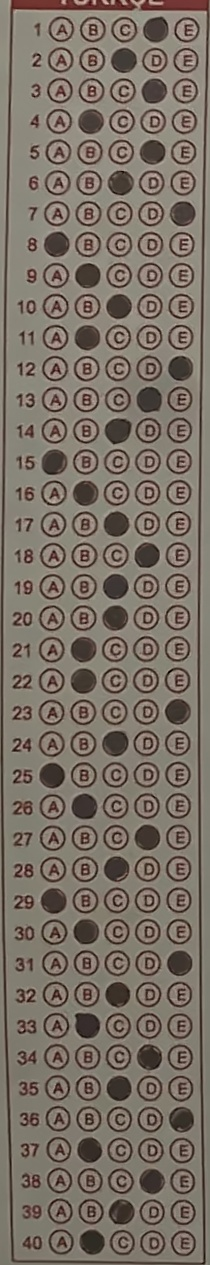
#> input picture backend/debug_images/bolge_turkce.jpg, 210 x 1265 px
$ python analyze_bubbles.py
#> lines starting #> are read from the running program, lines starting #| are printed output that depends on the picture; after the words box and inside, x2 and y2 are one past the last pixel; in counts of white or black regions, pixels touching at a corner belong together
"""
Baloncuk algılama analizi - sorunları tespit etmek için
"""
import cv2
import numpy as np

def analyze_region(img_path, region_name):
    """Bir bölgeyi analiz et"""
#> called with img_path = 'debug_images/bolge_turkce.jpg', region_name = 'turkce'
    img = cv2.imread(img_path)
#> img is the input picture: shape (1265, 210, 3); mean B, G, R 101.8, 112.2, 122.5
    if img is None:
        print(f"❌ {region_name}: Görüntü yüklenemedi")
        return

    h, w = img.shape[:2]
#> h = 1265; w = 210
    print(f"\n{'='*50}")
    print(f"📊 {region_name.upper()} ANALİZİ")
    print(f"{'='*50}")
    print(f"Boyut: {w}x{h}")
#| Boyut: 210x1265

    # Gri tonlama
    gri = cv2.cvtColor(img, cv2.COLOR_BGR2GRAY)

    # Parlaklık analizi
    avg_brightness = np.mean(gri)
#> avg_brightness = 114.1
    print(f"Ortalama Parlaklık: {avg_brightness:.1f}")
#| Ortalama Parlaklık: 114.1

    # Farklı threshold yöntemleri dene
    blurred = cv2.GaussianBlur(gri, (5, 5), 0)
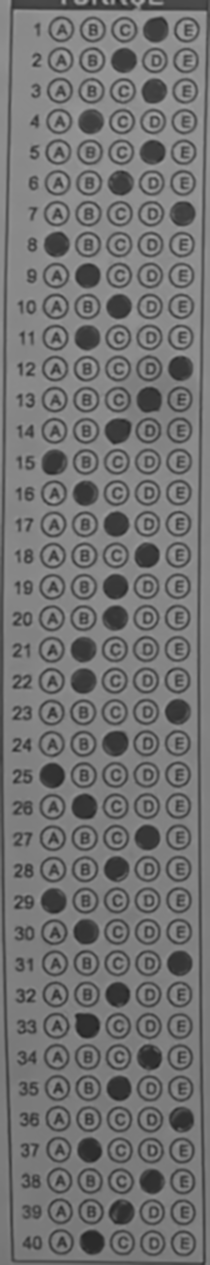
#> blurred: shape (1265, 210); min 36, max 170, mean 114

    # Yöntem 1: Adaptive Threshold
    thresh1 = cv2.adaptiveThreshold(blurred, 255, cv2.ADAPTIVE_THRESH_GAUSSIAN_C, cv2.THRESH_BINARY_INV, 15, 2)
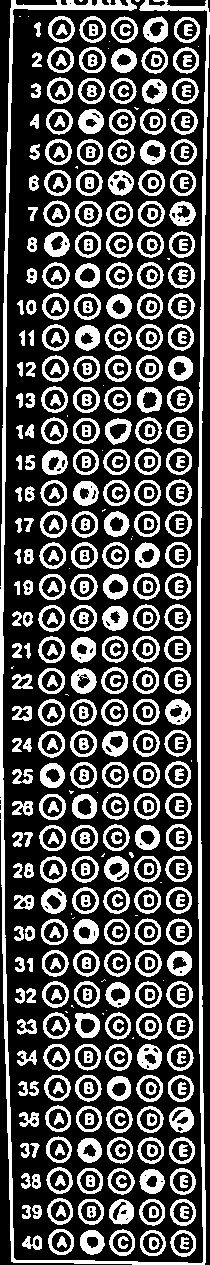
#> thresh1: shape (1265, 210); 32.3% white; 459 white regions (35 under 20 px)
    cnts1, _ = cv2.findContours(thresh1.copy(), cv2.RETR_EXTERNAL, cv2.CHAIN_APPROX_SIMPLE)
#> cnts1 = 299 contours, 36 with area under 20; largest, box (x1, y1, x2, y2) and area: (0, 0, 210, 1265) 7740, (71, 856, 99, 883) 541, (70, 730, 97, 757) 539, (70, 605, 97, 632) 538, (40, 511, 67, 538) 538

    # Yöntem 2: Otsu
    _, thresh2 = cv2.threshold(blurred, 0, 255, cv2.THRESH_BINARY_INV + cv2.THRESH_OTSU)
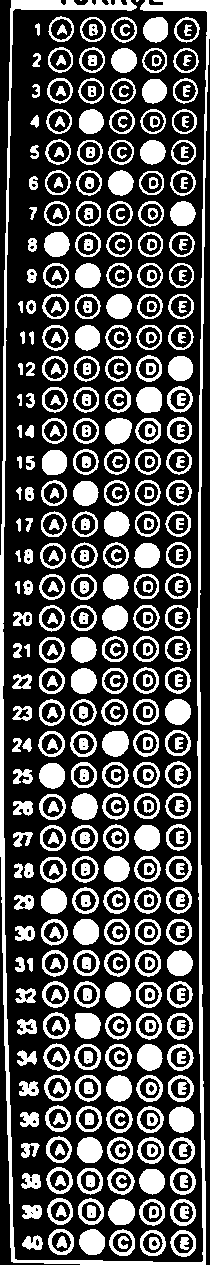
#> thresh2: shape (1265, 210); 32.4% white; 416 white regions (2 under 20 px)
    cnts2, _ = cv2.findContours(thresh2.copy(), cv2.RETR_EXTERNAL, cv2.CHAIN_APPROX_SIMPLE)
#> cnts2 = 257 contours, 2 with area under 20; largest, box (x1, y1, x2, y2) and area: (0, 0, 210, 1265) 7626, (43, 1012, 70, 1039) 532, (105, 1044, 132, 1071) 530, (137, 1137, 164, 1164) 528, (136, 1075, 163, 1102) 526

    # Yöntem 3: Sabit eşik
    _, thresh3 = cv2.threshold(blurred, 200, 255, cv2.THRESH_BINARY_INV)
#> thresh3: shape (1265, 210); every value is 255
    cnts3, _ = cv2.findContours(thresh3.copy(), cv2.RETR_EXTERNAL, cv2.CHAIN_APPROX_SIMPLE)
#> cnts3 = [[[0, 0], [0, 1264], [209, 1264], [209, 0]]]

    print(f"\nKontur Sayıları:")
    print(f"  Adaptive: {len(cnts1)}")
#|   Adaptive: 299
    print(f"  Otsu: {len(cnts2)}")
#|   Otsu: 257
    print(f"  Sabit(200): {len(cnts3)}")
#|   Sabit(200): 1

    # Boyut analizi
    min_w = w / 50
#> min_w = 4.2
    max_w = w / 3
#> max_w = 70

    for name, cnts in [("Adaptive", cnts1), ("Otsu", cnts2), ("Sabit", cnts3)]:
        kare_ish = []
        for c in cnts:
            (x, y, wb, hb) = cv2.boundingRect(c)
            ar = wb / float(hb) if hb > 0 else 0
            if 0.5 <= ar <= 1.5 and wb >= min_w and hb >= min_w and wb <= max_w:
                kare_ish.append((wb, hb))

        if kare_ish:
            widths = [b[0] for b in kare_ish]
            print(f"\n  {name} Kare-ish: {len(kare_ish)}")
            print(f"    Min genişlik: {min(widths):.1f}")
            print(f"    Max genişlik: {max(widths):.1f}")
            print(f"    Ortalama: {sum(widths)/len(widths):.1f}")
        else:
            print(f"\n  {name} Kare-ish: 0")
#> this loop made 3 passes
#> (name, cnts) on pass 3: ('Sabit', [[[0, 0], [0, 1264], [209, 1264], [209, 0]]])
#|   Adaptive Kare-ish: 250
#|     Min genişlik: 5.0
#|     Max genişlik: 28.0
#|     Ortalama: 23.5
#|   Otsu Kare-ish: 241
#|     Min genişlik: 6.0
#|     Max genişlik: 28.0
#|     Ortalama: 24.0
#|   Sabit Kare-ish: 0

    print(f"\nEşik değerleri: min_w={min_w:.1f}, max_w={max_w:.1f}")
#| Eşik değerleri: min_w=4.2, max_w=70.0

    # HoughCircles ile daire tespiti dene
    circles = cv2.HoughCircles(
        blurred,
        cv2.HOUGH_GRADIENT,
        dp=1,
        minDist=int(w/20),
        param1=50,
        param2=30,
        minRadius=int(w/60),
        maxRadius=int(w/8)
    )
#> circles = 187 rows, first 8: [177.5, 742.5, 13.2], [56.5, 1056.5, 13.2], [178.5, 868.5, 13.2], [84.5, 868.5, 13.6], [177.5, 711.5, 13], [182.5, 213.5, 12.2], [83.5, 617.5, 13], [119.5, 1149.5, 12.7]

    if circles is not None:
        print(f"\nHoughCircles: {len(circles[0])} daire bulundu")
#| HoughCircles: 187 daire bulundu
    else:
        print(f"\nHoughCircles: Daire bulunamadı")

    # Debug görüntüleri kaydet
    cv2.imwrite(f"debug_images/analyze_{region_name}_thresh_adaptive.jpg", thresh1)
    cv2.imwrite(f"debug_images/analyze_{region_name}_thresh_otsu.jpg", thresh2)
    cv2.imwrite(f"debug_images/analyze_{region_name}_thresh_fixed.jpg", thresh3)

    # Konturları çiz
    debug_img = img.copy()
    for c in cnts1:
        (x, y, wb, hb) = cv2.boundingRect(c)
        ar = wb / float(hb) if hb > 0 else 0
        if 0.5 <= ar <= 1.5 and wb >= min_w and hb >= min_w and wb <= max_w:
            cv2.rectangle(debug_img, (x, y), (x+wb, y+hb), (0, 255, 0), 2)
#> this loop made 299 passes
#> (x, y, wb, hb, ar) on passes 1 to 3: (22, 1235, 20, 15, 1.33), (170, 1230, 26, 27, 0.963), (140, 1230, 26, 26, 1)
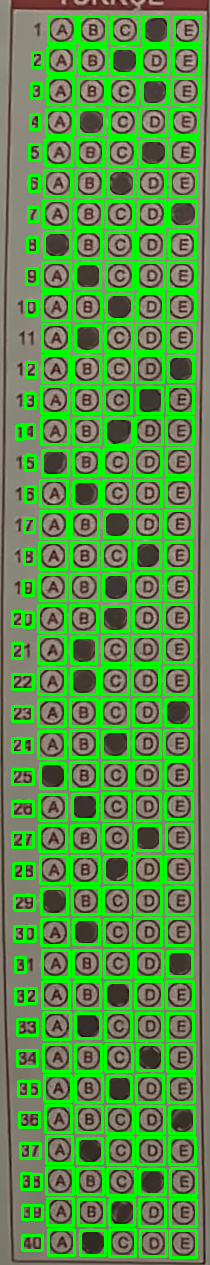
#> debug_img: shape (1265, 210, 3); mean B, G, R 71.6, 146.3, 87.3
    cv2.imwrite(f"debug_images/analyze_{region_name}_contours.jpg", debug_img)

if __name__ == "__main__":
    regions = [
        ("debug_images/bolge_turkce.jpg", "turkce"),
        ("debug_images/bolge_matematik.jpg", "matematik"),
        ("debug_images/bolge_fen.jpg", "fen"),
        ("debug_images/bolge_sosyal.jpg", "sosyal")
    ]

    for path, name in regions:
        analyze_region(path, name)
#> pass 2 of the loop `for path, name in regions:`:
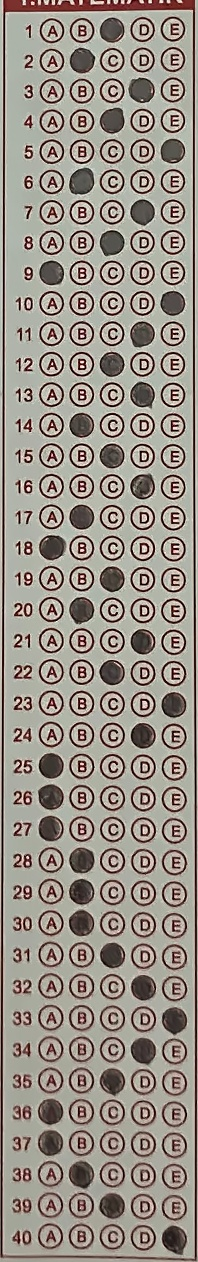
#> input picture backend/debug_images/bolge_matematik.jpg, 198 x 1262 px
#> in analyze_region, img is the input picture: shape (1262, 198, 3); mean B, G, R 135.9, 145, 153.4
#| Boyut: 198x1262
#> gri: shape (1262, 198)
#> avg_brightness = 146.5
#| Ortalama Parlaklık: 146.5
#> blurred: shape (1262, 198)
#> in analyze_region (call 2), `thresh1 = cv2.adaptiveThreshold(blurred, 255, cv2.ADAPTIVE_THRESH_GAUS..`:
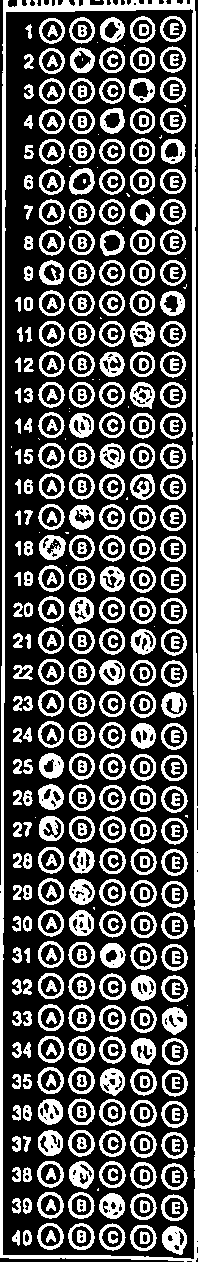
#> thresh1: shape (1262, 198); 33.3% white; 471 white regions (40 under 20 px)
#> cnts1 = 2 contours, 1 with area under 20; largest, box (x1, y1, x2, y2) and area: (0, 0, 198, 1262) 244228
#> thresh2: shape (1262, 198); 32.6% white; 426 white regions (1 under 20 px)
#> cnts2 = 2 contours, 1 with area under 20; largest, box (x1, y1, x2, y2) and area: (0, 0, 198, 1262) 243874
#> in analyze_region (call 2), `_, thresh3 = cv2.threshold(blurred, 200, 255, cv2.THRESH_BINARY_INV)`:
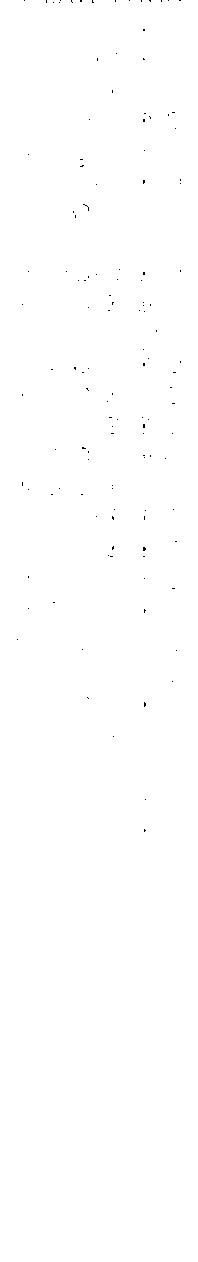
#> thresh3: shape (1262, 198); 99.9% white; black in thin lines or dots, all inside (x1, y1, x2, y2) = (17, 0, 181, 832)
#> cnts3 = 1 contour; box (x1, y1, x2, y2) and area: (0, 0, 198, 1262) 248379
#|   Adaptive: 2
#|   Otsu: 2
#|   Sabit(200): 1
#> the loop in analyze_region (call 2), `for name, cnts in [("Adaptive", cnts1), ("Otsu", cnts2), ("Sabit", cnt..` made 3 passes
#> (printed output is left out)
#| Eşik değerleri: min_w=4.0, max_w=66.0
#> circles = 187 rows, first 8: [172.5, 150.5, 12.5], [50.5, 796.5, 12.5], [81.5, 60.5, 12.2], [142.5, 486.5, 12.7], [142.5, 548.5, 12.5], [112.5, 955.5, 12.5], [81.5, 272.5, 13], [172.5, 28.5, 13]
#| HoughCircles: 187 daire bulundu
#> the loop in analyze_region (call 2), `for c in cnts1:` made 2 passes
#> (c, x, y, wb, hb, ar) on pass 1: ([[95, 0], [99, 0]], 95, 0, 5, 1, 5)
#> pass 3 of the loop `for path, name in regions:`:
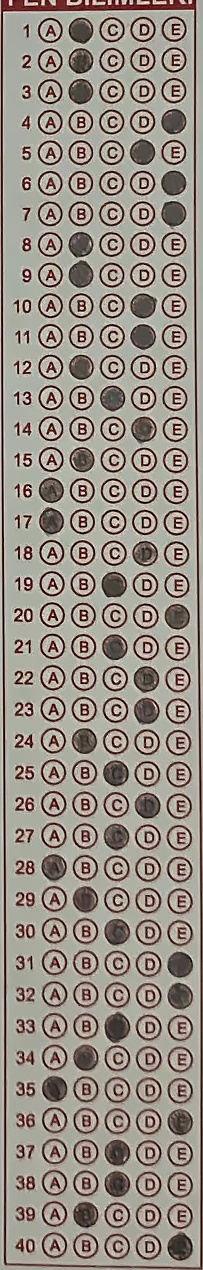
#> input picture backend/debug_images/bolge_fen.jpg, 203 x 1270 px
#> in analyze_region, img is the input picture: shape (1270, 203, 3); mean B, G, R 134.2, 143.5, 152.3
#| Boyut: 203x1270
#> gri: shape (1270, 203)
#> avg_brightness = 145.1
#| Ortalama Parlaklık: 145.1
#> blurred: shape (1270, 203)
#> in analyze_region (call 3), `thresh1 = cv2.adaptiveThreshold(blurred, 255, cv2.ADAPTIVE_THRESH_GAUS..`:
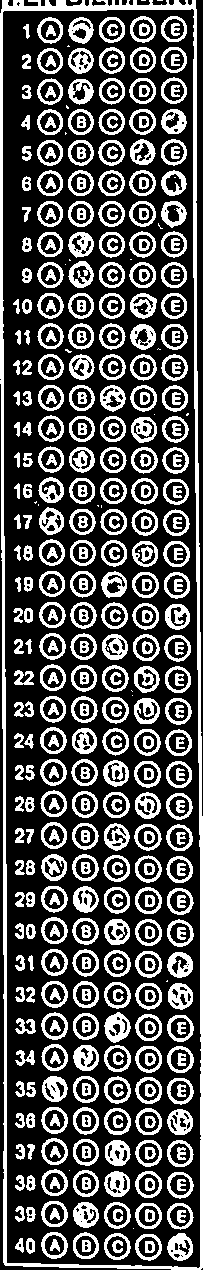
#> thresh1: shape (1270, 203); 32.6% white; 459 white regions (29 under 20 px)
#> cnts1 = 4 contours, 3 with area under 20; largest, box (x1, y1, x2, y2) and area: (0, 0, 203, 1270) 249386
#> thresh2: shape (1270, 203); 32.5% white; 422 white regions (2 under 20 px)
#> cnts2 = 3 contours, 2 with area under 20; largest, box (x1, y1, x2, y2) and area: (0, 0, 203, 1270) 249248
#> in analyze_region (call 3), `_, thresh3 = cv2.threshold(blurred, 200, 255, cv2.THRESH_BINARY_INV)`:
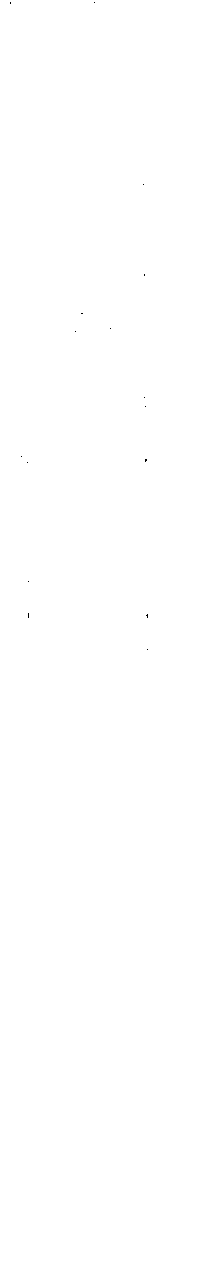
#> thresh3: shape (1270, 203); 100% white; black in thin lines or dots, all inside (x1, y1, x2, y2) = (10, 2, 148, 650)
#> cnts3 = [[[0, 0], [0, 1269], [202, 1269], [202, 0]]]
#|   Adaptive: 4
#|   Otsu: 3
#|   Sabit(200): 1
#> the loop in analyze_region (call 3), `for name, cnts in [("Adaptive", cnts1), ("Otsu", cnts2), ("Sabit", cnt..` made 3 passes
#> (printed output is left out)
#| Eşik değerleri: min_w=4.1, max_w=67.7
#> circles = 180 rows, first 8: [53.5, 866.5, 13], [146.5, 710.5, 13], [148.5, 1027.5, 13], [54.5, 1088.5, 12.5], [145.5, 615.5, 13.2], [143.5, 428.5, 13], [145.5, 584.5, 13], [85.5, 1088.5, 13]
#| HoughCircles: 180 daire bulundu
#> the loop in analyze_region (call 3), `for c in cnts1:` made 4 passes
#> (c, x, wb, hb, ar) on passes 1 to 3: ([[157, 0], [162, 0]], 157, 6, 1, 6), ([[141, 0], [145, 0]], 141, 5, 1, 5), ([[70, 0], [71, 1], [76, 1], [77, 0]], 70, 8, 2, 4)
#> the loop made 4 passes; the first 3 are shown

    print("\n\n✅ Analiz tamamlandı! Debug görüntüleri 'debug_images' klasörüne kaydedildi.")
